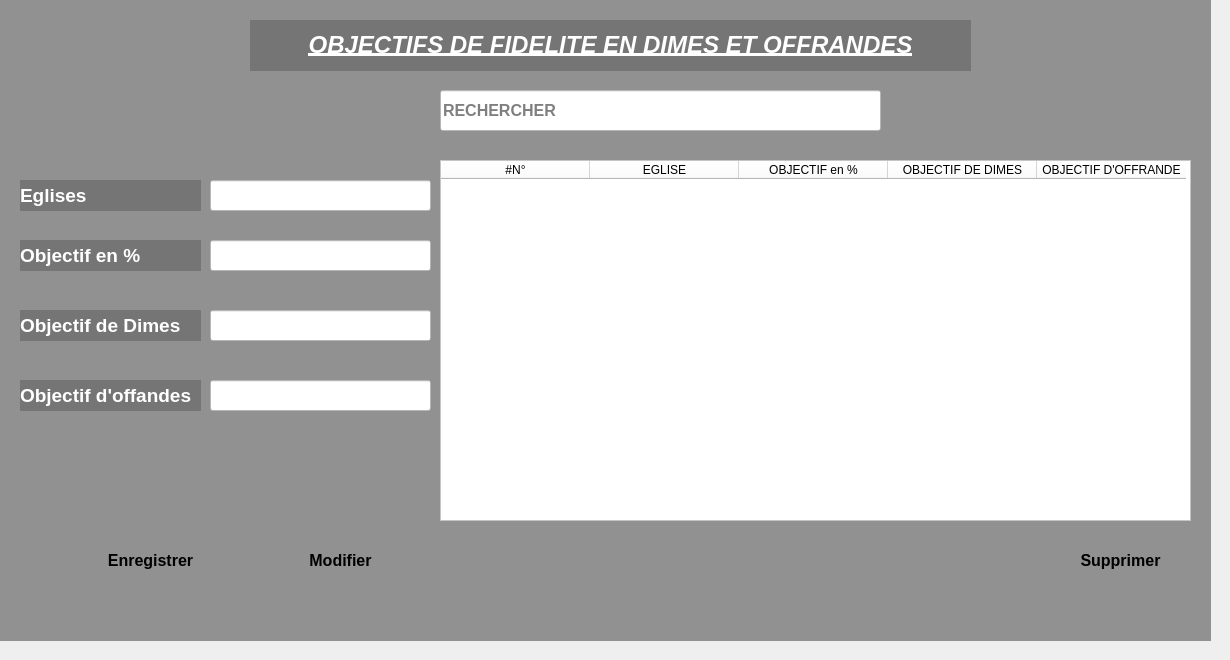
     <widget class="QWidget" name="tab_3">
      <attribute name="title">
       <string>OBJECTIF DE FIDELITE</string>
      </attribute>
      <widget class="QLabel" name="label_10">
       <property name="geometry">
        <rect>
         <x>-10</x>
         <y>-10</y>
         <width>1221</width>
         <height>651</height>
        </rect>
       </property>
       <property name="font">
        <font>
         <pointsize>8</pointsize>
        </font>
       </property>
       <property name="layoutDirection">
        <enum>Qt::LeftToRight</enum>
       </property>
       <property name="autoFillBackground">
        <bool>false</bool>
       </property>
       <property name="styleSheet">
        <string notr="true">background-color:rgba(0,0,0,100);</string>
       </property>
       <property name="text">
        <string/>
       </property>
       <property name="wordWrap">
        <bool>false</bool>
       </property>
      </widget>
      <widget class="QLabel" name="label_27">
       <property name="geometry">
        <rect>
         <x>250</x>
         <y>20</y>
         <width>721</width>
         <height>51</height>
        </rect>
       </property>
       <property name="font">
        <font>
         <pointsize>11</pointsize>
         <weight>75</weight>
         <bold>true</bold>
         <underline>true</underline>
         <strikeout>false</strikeout>
         <stylestrategy>PreferAntialias</stylestrategy>
         <kerning>false</kerning>
        </font>
       </property>
       <property name="styleSheet">
        <string notr="true">color:white;
background-color:rgba(0,0,0,50);
</string>
       </property>
       <property name="text">
        <string>&lt;html&gt;&lt;head/&gt;&lt;body&gt;&lt;p align=&quot;center&quot;&gt;&lt;span style=&quot; font-size:18pt; font-weight:600; font-style:italic;&quot;&gt;OBJECTIFS DE FIDELITE EN DIMES ET OFFRANDES&lt;/span&gt;&lt;/p&gt;&lt;/body&gt;&lt;/html&gt;</string>
       </property>
      </widget>
      <widget class="QTableWidget" name="tableWidget_3">
       <property name="geometry">
        <rect>
         <x>440</x>
         <y>160</y>
         <width>751</width>
         <height>361</height>
        </rect>
       </property>
       <property name="styleSheet">
        <string notr="true">background-color:#ffffff;</string>
       </property>
       <property name="columnCount">
        <number>5</number>
       </property>
       <attribute name="horizontalHeaderMinimumSectionSize">
        <number>50</number>
       </attribute>
       <attribute name="horizontalHeaderDefaultSectionSize">
        <number>149</number>
       </attribute>
       <attribute name="verticalHeaderDefaultSectionSize">
        <number>31</number>
       </attribute>
       <column>
        <property name="text">
         <string>#N°</string>
        </property>
       </column>
       <column>
        <property name="text">
         <string>EGLISE</string>
        </property>
       </column>
       <column>
        <property name="text">
         <string>OBJECTIF en %</string>
        </property>
       </column>
       <column>
        <property name="text">
         <string>OBJECTIF DE DIMES</string>
        </property>
       </column>
       <column>
        <property name="text">
         <string>OBJECTIF D'OFFRANDE</string>
        </property>
       </column>
      </widget>
      <widget class="QLabel" name="label_28">
       <property name="geometry">
        <rect>
         <x>20</x>
         <y>180</y>
         <width>181</width>
         <height>31</height>
        </rect>
       </property>
       <property name="font">
        <font>
         <pointsize>14</pointsize>
         <weight>75</weight>
         <bold>true</bold>
        </font>
       </property>
       <property name="styleSheet">
        <string notr="true">color:white;
background-color:rgba(0,0,0,50);</string>
       </property>
       <property name="text">
        <string>Eglises</string>
       </property>
      </widget>
      <widget class="QLineEdit" name="lineEdit_13">
       <property name="geometry">
        <rect>
         <x>210</x>
         <y>180</y>
         <width>221</width>
         <height>31</height>
        </rect>
       </property>
       <property name="styleSheet">
        <string notr="true">background-color:#ffffff;</string>
       </property>
      </widget>
      <widget class="QLineEdit" name="lineEdit_14">
       <property name="geometry">
        <rect>
         <x>440</x>
         <y>90</y>
         <width>441</width>
         <height>41</height>
        </rect>
       </property>
       <property name="font">
        <font>
         <pointsize>12</pointsize>
         <weight>75</weight>
         <bold>true</bold>
        </font>
       </property>
       <property name="styleSheet">
        <string notr="true">background-color:#ffffff;</string>
       </property>
       <property name="placeholderText">
        <string>RECHERCHER</string>
       </property>
      </widget>
      <widget class="QPushButton" name="pushButton_7">
       <property name="geometry">
        <rect>
         <x>80</x>
         <y>540</y>
         <width>141</width>
         <height>41</height>
        </rect>
       </property>
       <property name="font">
        <font>
         <pointsize>12</pointsize>
         <weight>75</weight>
         <bold>true</bold>
        </font>
       </property>
       <property name="styleSheet">
        <string notr="true">QPushButton#pushButton_7 {
    background: qlineargradient(x1: 0, y1: 0, x2: 0, y2: 1,
        stop: 0 #55AAFF,
        stop: 1 #FFFFFF);
    border: none;
    border-radius: 20px;
    colo r: white;
}

QPushButton#pushButton_7:hover {
    background: qlineargradient(x1: 0, y1: 0, x2: 0, y2: 1,
        stop: 0 #55AAFF, /* Bleu clair pour le hover */
        stop: 1 #0077CC); /* Bleu un peu plus foncé pour le hover */
    color: black;
}

QPushButton#pushButton_7:pressed {
    background: qlineargradient(x1: 0, y1: 0, x2: 0, y2: 1,
        stop: 0 #3399FF, /* Bleu clair pour le pressed */
        stop: 1 #0033AA); /* Bleu un peu plus foncé pour le pressed */
    color: green;
}
</string>
       </property>
       <property name="text">
        <string>Enregistrer</string>
       </property>
      </widget>
      <widget class="QLineEdit" name="lineEdit_15">
       <property name="geometry">
        <rect>
         <x>210</x>
         <y>240</y>
         <width>221</width>
         <height>31</height>
        </rect>
       </property>
       <property name="styleSheet">
        <string notr="true">background-color:#ffffff;</string>
       </property>
      </widget>
      <widget class="QLineEdit" name="lineEdit_16">
       <property name="geometry">
        <rect>
         <x>210</x>
         <y>310</y>
         <width>221</width>
         <height>31</height>
        </rect>
       </property>
       <property name="styleSheet">
        <string notr="true">background-color:#ffffff;</string>
       </property>
      </widget>
      <widget class="QLineEdit" name="lineEdit_17">
       <property name="geometry">
        <rect>
         <x>210</x>
         <y>380</y>
         <width>221</width>
         <height>31</height>
        </rect>
       </property>
       <property name="styleSheet">
        <string notr="true">background-color:#ffffff;</string>
       </property>
      </widget>
      <widget class="QLabel" name="label_29">
       <property name="geometry">
        <rect>
         <x>20</x>
         <y>240</y>
         <width>181</width>
         <height>31</height>
        </rect>
       </property>
       <property name="font">
        <font>
         <pointsize>14</pointsize>
         <weight>75</weight>
         <bold>true</bold>
        </font>
       </property>
       <property name="styleSheet">
        <string notr="true">color:white;
background-color:rgba(0,0,0,50);</string>
       </property>
       <property name="text">
        <string>Objectif en %</string>
       </property>
      </widget>
      <widget class="QLabel" name="label_30">
       <property name="geometry">
        <rect>
         <x>20</x>
         <y>310</y>
         <width>181</width>
         <height>31</height>
        </rect>
       </property>
       <property name="font">
        <font>
         <pointsize>14</pointsize>
         <weight>75</weight>
         <bold>true</bold>
        </font>
       </property>
       <property name="styleSheet">
        <string notr="true">color:white;
background-color:rgba(0,0,0,50);</string>
       </property>
       <property name="text">
        <string>Objectif de Dimes</string>
       </property>
      </widget>
      <widget class="QLabel" name="label_31">
       <property name="geometry">
        <rect>
         <x>20</x>
         <y>380</y>
         <width>181</width>
         <height>31</height>
        </rect>
       </property>
       <property name="font">
        <font>
         <pointsize>14</pointsize>
         <weight>75</weight>
         <bold>true</bold>
        </font>
       </property>
       <property name="styleSheet">
        <string notr="true">color:white;
background-color:rgba(0,0,0,50);</string>
       </property>
       <property name="text">
        <string>Objectif d'offandes</string>
       </property>
      </widget>
      <widget class="QPushButton" name="pushButton_20">
       <property name="geometry">
        <rect>
         <x>270</x>
         <y>540</y>
         <width>141</width>
         <height>41</height>
        </rect>
       </property>
       <property name="font">
        <font>
         <pointsize>12</pointsize>
         <weight>75</weight>
         <bold>true</bold>
        </font>
       </property>
       <property name="styleSheet">
        <string notr="true">QPushButton#pushButton_20 {
    background: qlineargradient(x1: 0, y1: 0, x2: 0, y2: 1,
        stop: 0 #55AAFF,
        stop: 1 #FFFFFF);
    border: none;
    border-radius: 20px;
    colo r: white;
}

QPushButton#pushButton_20:hover {
    background: qlineargradient(x1: 0, y1: 0, x2: 0, y2: 1,
        stop: 0 #55AAFF, /* Bleu clair pour le hover */
        stop: 1 #0077CC); /* Bleu un peu plus foncé pour le hover */
    color: black;
}

QPushButton#pushButton_20:pressed {
    background: qlineargradient(x1: 0, y1: 0, x2: 0, y2: 1,
        stop: 0 #3399FF, /* Bleu clair pour le pressed */
        stop: 1 #0033AA); /* Bleu un peu plus foncé pour le pressed */
    color: green;
}
</string>
       </property>
       <property name="text">
        <string>Modifier</string>
       </property>
      </widget>
      <widget class="QPushButton" name="pushButton_21">
       <property name="geometry">
        <rect>
         <x>1050</x>
         <y>540</y>
         <width>141</width>
         <height>41</height>
        </rect>
       </property>
       <property name="font">
        <font>
         <pointsize>12</pointsize>
         <weight>75</weight>
         <bold>true</bold>
        </font>
       </property>
       <property name="styleSheet">
        <string notr="true">QPushButton#pushButton_21 {
    background: qlineargradient(x1: 0, y1: 0, x2: 0, y2: 1,
        stop: 0 #55AAFF,
        stop: 1 #FFFFFF);
    border: none;
    border-radius: 20px;
    colo r: white;
}

QPushButton#pushButton_21:hover {
    background: qlineargradient(x1: 0, y1: 0, x2: 0, y2: 1,
        stop: 0 #55AAFF, /* Bleu clair pour le hover */
        stop: 1 #0077CC); /* Bleu un peu plus foncé pour le hover */
    color: black;
}

QPushButton#pushButton_21:pressed {
    background: qlineargradient(x1: 0, y1: 0, x2: 0, y2: 1,
        stop: 0 #3399FF, /* Bleu clair pour le pressed */
        stop: 1 #0033AA); /* Bleu un peu plus foncé pour le pressed */
    color: green;
}
</string>
       </property>
       <property name="text">
        <string>Supprimer</string>
       </property>
      </widget>
     </widget>
